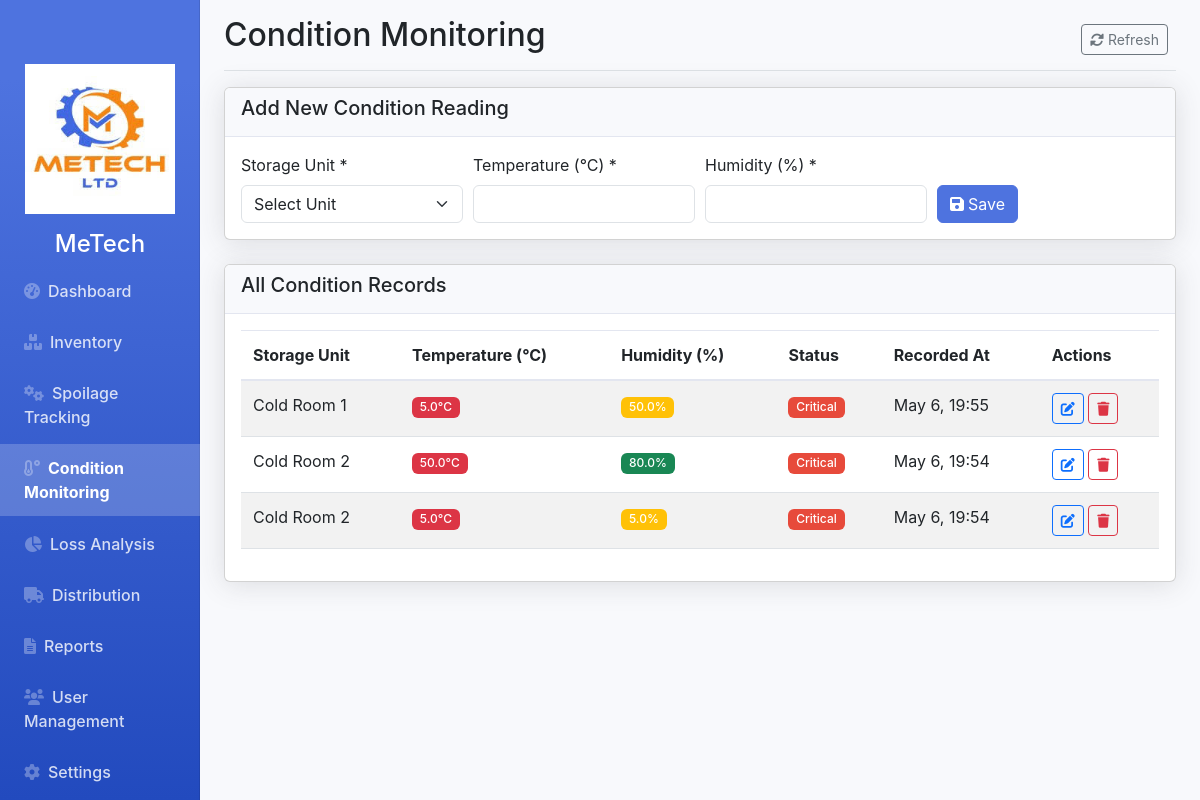
Page /monitoring.php (signed in) on the earlier database version.
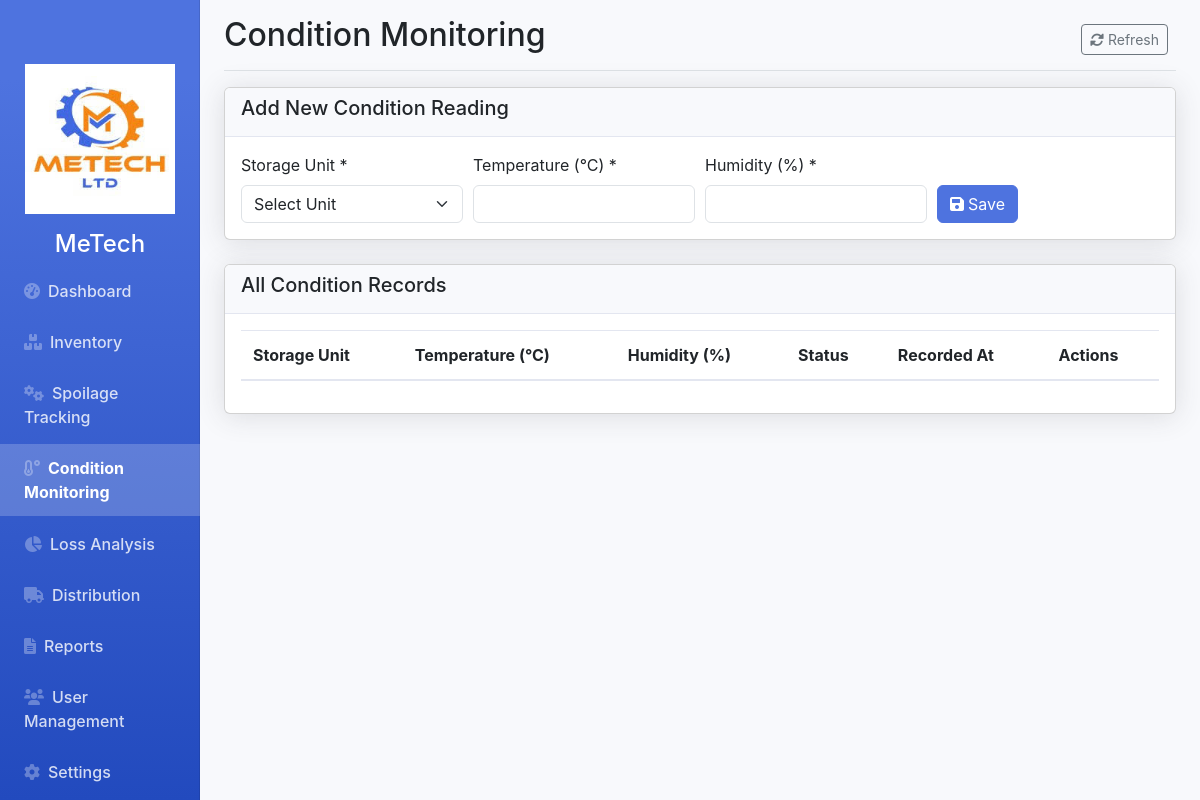
Same page on the later database version.
### tables this page shows
CREATE TABLE `condition_monitoring` (
  `id` int(11) NOT NULL,
  `storage_location_id` int(11) NOT NULL,
  `temperature` decimal(5,2) NOT NULL,
  `humidity` decimal(5,2) NOT NULL,
  `recorded_at` timestamp NOT NULL DEFAULT current_timestamp()
);

CREATE TABLE `storage_locations` (
  `id` int(11) NOT NULL,
  `name` varchar(50) NOT NULL,
  `temperature_range` varchar(50) NOT NULL,
  `capacity_kg` decimal(10,2) NOT NULL
);

### monitoring.php (the view, shortened to what the changed rows need)
<?php
require 'config.php';
$conditionRecords = $pdo->query("
    SELECT cm.id, cm.storage_location_id, sl.name as location_name,
           cm.temperature, cm.humidity, cm.recorded_at
    FROM condition_monitoring cm
    JOIN storage_locations sl ON cm.storage_location_id = sl.id
    ORDER BY cm.recorded_at DESC
")->fetchAll(PDO::FETCH_ASSOC);
?>
<!DOCTYPE html>
<html lang="en">
<head>
    <link rel="stylesheet" href="https://cdnjs.cloudflare.com/ajax/libs/font-awesome/6.0.0-beta3/css/all.min.css">
    <link href="https://cdn.jsdelivr.net/npm/bootstrap@5.3.0/dist/css/bootstrap.min.css" rel="stylesheet">
    <link rel="stylesheet" href="styles.css">
</head>
<body>
    <div class="container-fluid">
        <div class="row">
            <main class="col-md-9 ms-sm-auto col-lg-10 px-md-4">
                <div class="d-flex justify-content-between flex-wrap flex-md-nowrap align-items-center pt-3 pb-2 mb-3 border-bottom">
                    <h1 class="h2">Condition Monitoring</h1>
                </div>
                <div class="card">
                    <div class="card-body">
                        <div class="table-responsive">
                            <table class="table table-striped">
                                <thead>
                                    <tr>
                                        <th>Storage Unit</th>
                                        <th>Temperature (°C)</th>
                                        <th>Humidity (%)</th>
                                        <th>Status</th>
                                        <th>Recorded At</th>
                                        <th>Actions</th>
                                    </tr>
                                </thead>
                                <tbody>
                                    <?php foreach ($conditionRecords as $record):
                                        $tempStatus = ($record['temperature'] > 4 || $record['temperature'] < 0) ? 'danger' : 'success';
                                        $humidityStatus = ($record['humidity'] > 80 || $record['humidity'] < 65) ? 'warning' : 'success';
                                        $overallStatus = ($tempStatus === 'danger') ? 'critical' : (($humidityStatus === 'warning') ? 'warning' : 'normal');
                                    ?>
                                        <tr>
                                            <td><?= $record['location_name'] ?></td>
                                            <td>
                                                <span class="badge bg-<?= $tempStatus ?>">
                                                    <?= number_format($record['temperature'], 1) ?>°C
                                                </span>
                                            </td>
                                            <td>
                                                <span class="badge bg-<?= $humidityStatus ?>">
                                                    <?= number_format($record['humidity'], 1) ?>%
                                                </span>
                                            </td>
                                            <td>
                                                <span class="badge badge-<?= $overallStatus ?>">
                                                    <?= ucfirst($overallStatus) ?>
                                                </span>
                                            </td>
                                            <td><?= date('M j, H:i', strtotime($record['recorded_at'])) ?></td>
                                            <td class="actions">
                                                <button class="btn btn-sm btn-outline-primary edit-btn"
                                                        data-id="<?= $record['id'] ?>"
                                                        data-location="<?= $record['storage_location_id'] ?>"
                                                        data-temp="<?= $record['temperature'] ?>"
                                                        data-humidity="<?= $record['humidity'] ?>">
                                                    <i class="fas fa-edit"></i>
                                                </button>
                                                <a href="monitoring.php?delete=<?= $record['id'] ?>"
                                                   class="btn btn-sm btn-outline-danger"
                                                   onclick="return confirm('Are you sure you want to delete this record?')">
                                                    <i class="fas fa-trash"></i>
                                                </a>
                                            </td>
                                        </tr>
                                    <?php endforeach; ?>
                                </tbody>
                            </table>
                        </div>
                    </div>
                </div>
            </main>
        </div>
    </div>
</body>
</html>

Differences in the rows shown:
removed condition_monitoring: storage_location.name "Cold Room 1", temperature "5.0", humidity "50.0", temperature "Critical", recorded_at "May 6, 19:55"
removed condition_monitoring: storage_location.name "Cold Room 2", temperature "50.0", humidity "80.0", temperature "Critical", recorded_at "May 6, 19:54"
removed condition_monitoring: storage_location.name "Cold Room 2", temperature "5.0", humidity "5.0", temperature "Critical", recorded_at "May 6, 19:54"
